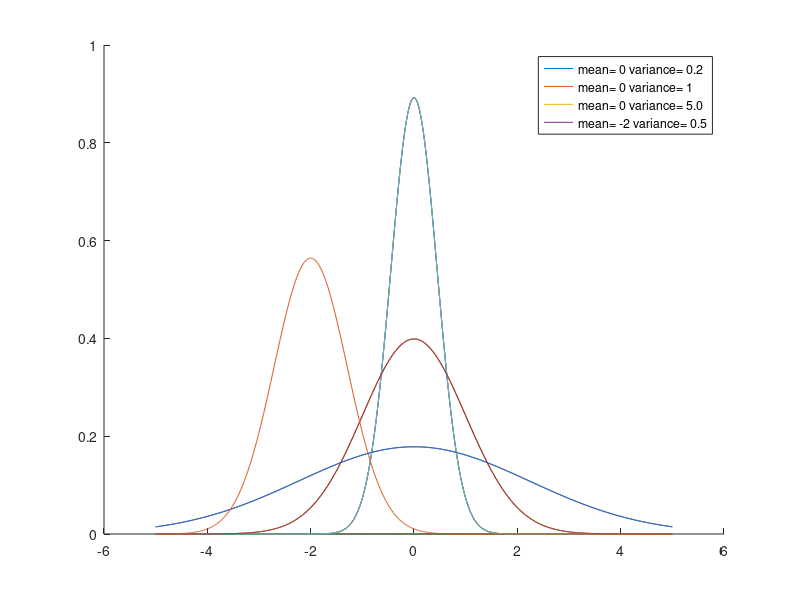

Write MATLAB code to recreate this figure.
%Caner Topuz
%090200358
%Final_Q1
clear;
close all;
clc;

x = -5:0.01:5;
mean = [0 0 0 -2];
variance = [0.2 1 5 0.5];
stndrt_deviation = sqrt(variance);
n = length(mean);
n2 = length(x);
result = zeros(n2,n);
labels = {'mean= 0 variance= 0.2','mean= 0 variance= 1','mean= 0 variance= 5.0','mean= -2 variance= 0.5'};
hold on;

for i=1:n
    for j=1:n2
    result(j,i) = 1/(stndrt_deviation(i)*sqrt(2*pi)) * exp( -(x(j)-mean(i))^2 / (2*variance(i)));
    end
    plot(x,result);
end
legend(labels);
